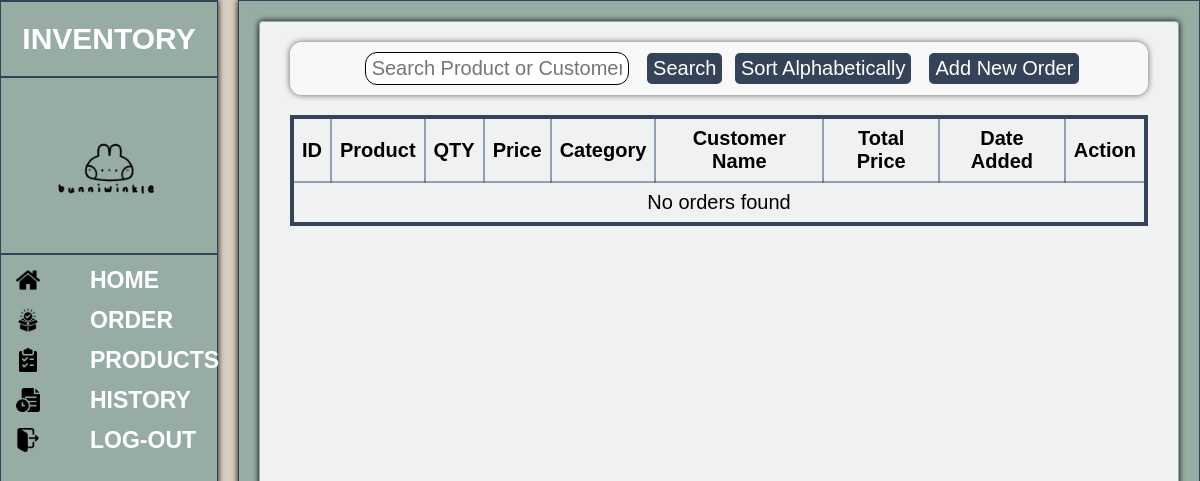
Page /productorder.php on the earlier database version.
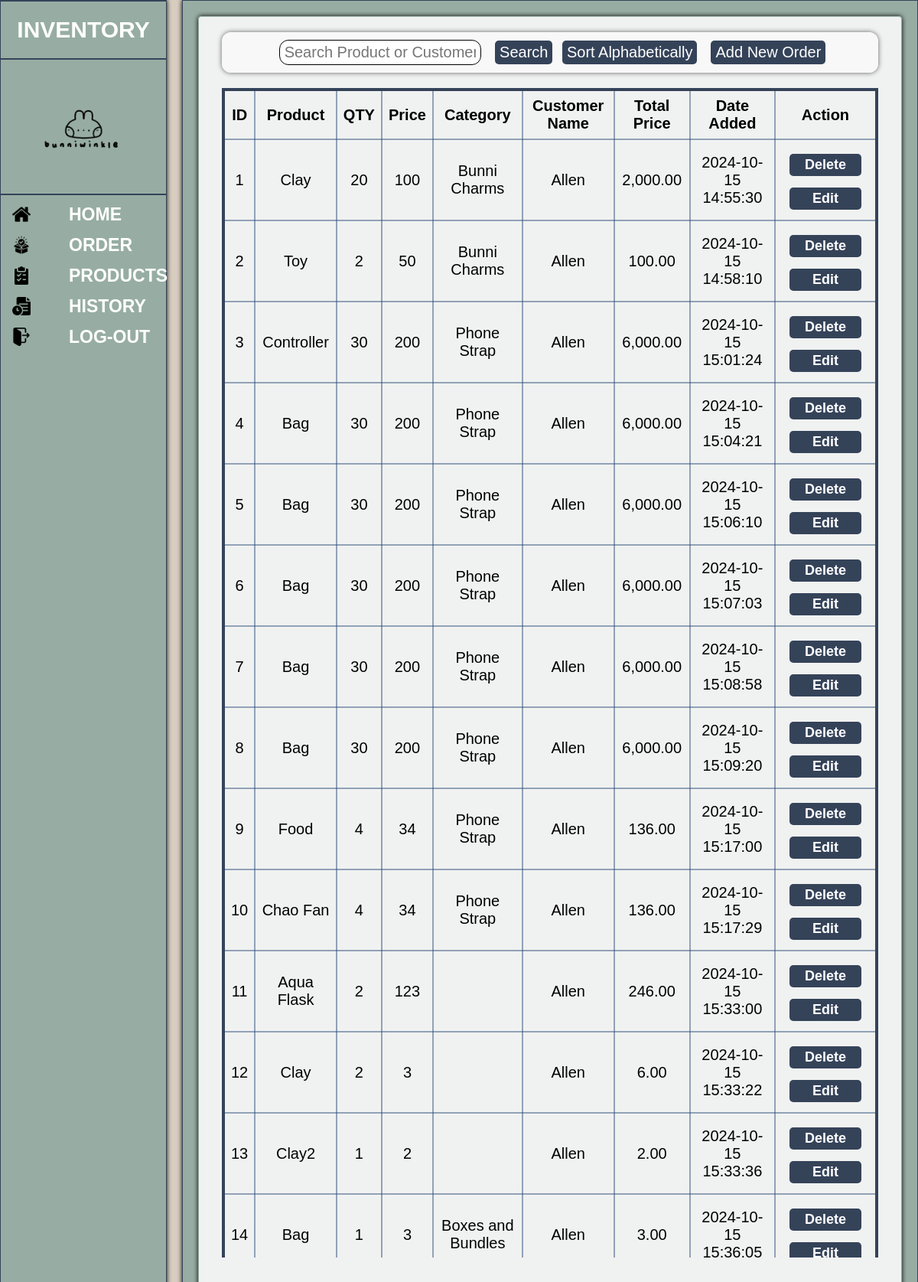
Same page on the later database version.
### tables this page shows
CREATE TABLE `productorder` (
  `id` int(11) NOT NULL,
  `productname` varchar(50) NOT NULL,
  `qty` int(100) NOT NULL,
  `price` int(100) NOT NULL,
  `category` varchar(50) NOT NULL,
  `customername` varchar(100) NOT NULL,
  `dateadded` timestamp NOT NULL DEFAULT current_timestamp() ON UPDATE current_timestamp()
);

### productorder.php (the view, shortened to what this page needs)
<?php
$conn = new mysqli("localhost", "root", "", "logindb");
$searchQuery = "";
$sortQuery = "";
$sql = "SELECT id, productname, qty, price, category, customername, dateadded FROM productorder" . $searchQuery . $sortQuery;
$result = $conn->query($sql);
?>
<!DOCTYPE html>
<html lang="en">
<head>
    <link rel="stylesheet" href="stylingfile/maindisplay.css">
    <link rel="stylesheet" href="stylingfile/additem.css">
</head>
<body>
    <?php include 'sidebar.php'; ?>
    <div class="maindisplayDiv">
        <div class="insideDisplayDiv">
            <div class="userMenuDiv">
                <form method="POST" action="">
                    <input type="text" name="searchProduct" class="ordersearchProduct" placeholder="Search Product or Customer">
                    <button type="submit" class="searchButton">Search</button>
                    <button type="submit" name="sortAlpha" class="sortAlphaButton">Sort Alphabetically</button>
                </form>
                <button class="addnewOrder" onclick="window.location.href='additem.php'">Add New Order</button>
            </div>
            <div class="tableContainer">
                <table border='1'>
                    <tr>
                        <th>ID</th>
                        <th>Product</th>
                        <th>QTY</th>
                        <th>Price</th>
                        <th>Category</th>
                        <th>Customer Name</th>
                        <th>Total Price</th>
                        <th>Date Added</th>
                        <th>Action</th>
                    </tr>
                    <?php
                    if ($result->num_rows > 0) {
                        while ($row = $result->fetch_assoc()) {
                            $totalPrice = $row['qty'] * $row['price'];
                            echo "<tr>
                                <td>" . $row['id'] . "</td>
                                <td>" . $row['productname'] . "</td>
                                <td>" . $row['qty'] . "</td>
                                <td>" . $row['price'] . "</td>
                                <td>" . $row['category'] . "</td>
                                <td>" . $row['customername'] . "</td>
                                <td>" . number_format($totalPrice, 2) . "</td>
                                <td>" . $row['dateadded'] . "</td>
                                <td>
                                    <form method='POST' action='' onsubmit='return confirmDelete();'>
                                        <input type='hidden' name='delete_id' value='" . $row['id'] . "'>
                                        <button class='deletetableButton' type='submit' name='delete'>Delete</button>
                                    </form>
                                    <form method='GET' action='editorder.php'>
                                        <input type='hidden' name='edit_id' value='" . $row['id'] . "'>
                                        <button class='edittableButton' type='submit' name='edit'>Edit</button>
                                    </form>
                                </td>
                              </tr>";
                        }
                    } else {
                        echo "<tr><td colspan='9'>No orders found</td></tr>";
                    }
                    ?>
                </table>
            </div>
        </div>
    </div>
</body>
</html>

Differences in the rows shown:
added productorder: id "1", productname "Clay", qty "20", price "100", category "Bunni Charms", customername "Allen", totalPrice "2,000.00", dateadded "2024-10-15 14:55:30"
added productorder: id "2", productname "Toy", qty "2", price "50", category "Bunni Charms", customername "Allen", totalPrice "100.00", dateadded "2024-10-15 14:58:10"
added productorder: id "3", productname "Controller", qty "30", price "200", category "Phone Strap", customername "Allen", totalPrice "6,000.00", dateadded "2024-10-15 15:01:24"
added productorder: id "4", productname "Bag", qty "30", price "200", category "Phone Strap", customername "Allen", totalPrice "6,000.00", dateadded "2024-10-15 15:04:21"
added productorder: id "5", productname "Bag", qty "30", price "200", category "Phone Strap", customername "Allen", totalPrice "6,000.00", dateadded "2024-10-15 15:06:10"
added productorder: id "6", productname "Bag", qty "30", price "200", category "Phone Strap", customername "Allen", totalPrice "6,000.00", dateadded "2024-10-15 15:07:03"
added productorder: id "7", productname "Bag", qty "30", price "200", category "Phone Strap", customername "Allen", totalPrice "6,000.00", dateadded "2024-10-15 15:08:58"
added productorder: id "8", productname "Bag", qty "30", price "200", category "Phone Strap", customername "Allen", totalPrice "6,000.00", dateadded "2024-10-15 15:09:20"
added productorder: id "9", productname "Food", qty "4", price "34", category "Phone Strap", customername "Allen", totalPrice "136.00", dateadded "2024-10-15 15:17:00"
added productorder: id "10", productname "Chao Fan", qty "4", price "34", category "Phone Strap", customername "Allen", totalPrice "136.00", dateadded "2024-10-15 15:17:29"
added productorder: id "11", productname "Aqua Flask", qty "2", price "123", customername "Allen", totalPrice "246.00", dateadded "2024-10-15 15:33:00"
added productorder: id "12", productname "Clay", qty "2", price "3", customername "Allen", totalPrice "6.00", dateadded "2024-10-15 15:33:22"
added productorder: id "13", productname "Clay2", qty "1", price "2", customername "Allen", totalPrice "2.00", dateadded "2024-10-15 15:33:36"
added productorder: id "14", productname "Bag", qty "1", price "3", category "Boxes and Bundles", customername "Allen", totalPrice "3.00", dateadded "2024-10-15 15:36:05"
Other differences:
text no longer shown: "No orders found"
